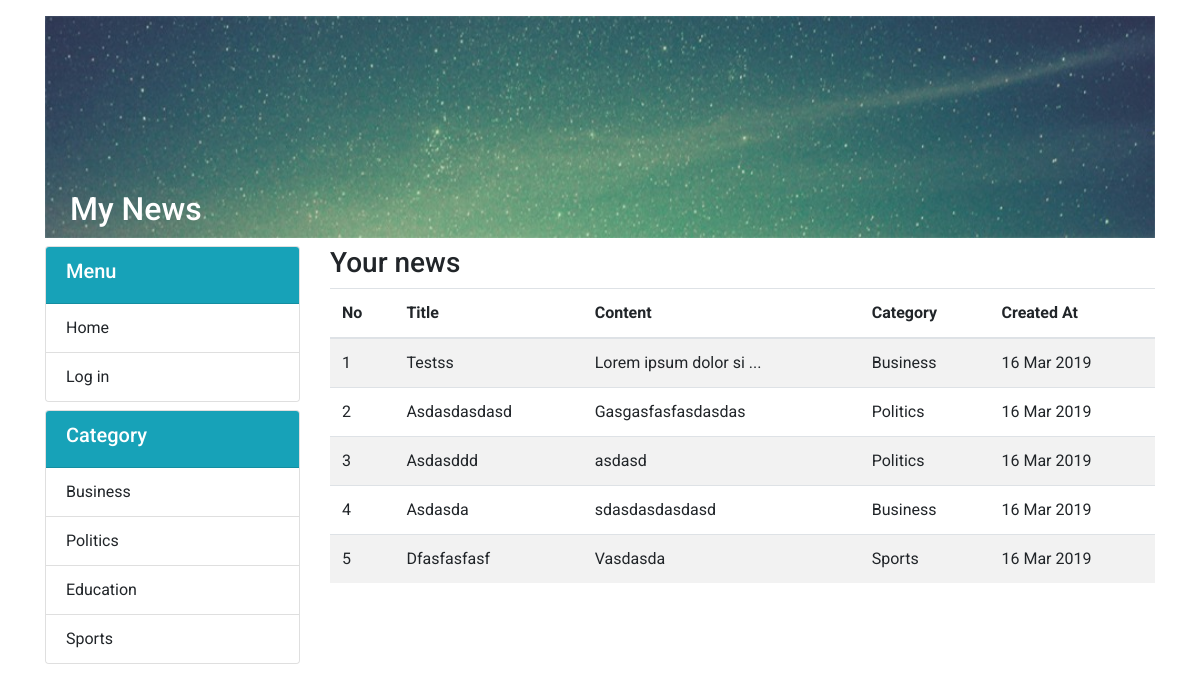
/pages/news/index.php, run on the app's committed database.
### tables this page shows
CREATE TABLE `categories` (
  `id` int(11) NOT NULL,
  `name` varchar(255) NOT NULL,
  `created_at` timestamp NOT NULL DEFAULT CURRENT_TIMESTAMP
);

CREATE TABLE `news` (
  `id` int(11) NOT NULL,
  `title` longtext NOT NULL,
  `content` longtext NOT NULL,
  `created_by` int(11) NOT NULL,
  `category_id` int(11) NOT NULL,
  `created_at` timestamp NOT NULL DEFAULT CURRENT_TIMESTAMP,
  `updated_at` timestamp NOT NULL DEFAULT CURRENT_TIMESTAMP ON UPDATE CURRENT_TIMESTAMP
);

### core/base.php (called while the page is built)
<?php
    $link = $_SERVER['HTTP_HOST'] .
    $_SERVER['REQUEST_URI'];
    $countSlash = substr_count($link, "/");
    $baseUrl = "./";
    if ($countSlash > 2)
    {
        for ($i = 2; $i < $countSlash; $i++)
        {
            $baseUrl .= "../";
        }
    }
?>

### core/auth/auth.php (called while the page is built, shortened)
<?php
	function logged_in() {
		if(isset($_SESSION['id'])) {
			return true;
		} else {
			return false;
		}
	}
?>

### core/categories.php (called while the page is built, shortened)
<?php
    function getAllCategories() {
        global $connect;
        $sql = "SELECT *  FROM categories";
        $query = $connect->query($sql);
        if ($query->num_rows > 0)
        {
            return $query;
        } else {
            return false;
        }
    }
?>

### core/news.php (called while the page is built, shortened)
<?php
	function getAllNewsByUser($id) {
		global $connect;
		$sql = "SELECT news.id, news.title, news.content, news.created_by, news.created_at, users.firstname, users.lastname, categories.name AS category_name FROM news JOIN users ON news.created_by = users.id JOIN categories ON news.category_id = categories.id";
		$query = $connect->query($sql);
		if ($query != false && $query->num_rows > 0)
		{
			return $query;
		} else {
			return false;
		}
	}
?>

### pages/news/index.php (the view, shortened to what this page needs)
<?php
	require '../../core/base.php';
	require $baseUrl.'core/config.php';
	require $baseUrl.'core/auth/auth.php';
	require $baseUrl.'core/news.php';
	require $baseUrl.'core/categories.php';
?>
<!DOCTYPE html>
<html>
<head>
	<?php require_once $baseUrl.'includes/assets.php'; ?>
</head>
<body>
	<div class="container pt-3 pb-3">
		<div class="row">
			<?php require_once $baseUrl.'includes/header.php'; ?>
			<?php require_once $baseUrl.'includes/sidebar.php'; ?>
			<div class="col-md-9 col-xs-12">
				<div class="row">
					<div class="col-md-12 pb-3">
						<h3>Your news</h3>
						<table class="table table-striped">
							<thead>
								<tr>
									<th>No</th>
									<th>Title</th>
									<th>Content</th>
									<th>Category</th>
									<th>Created At</th>
								</tr>
							</thead>
							<tbody>
								<?php
									$id = $_SESSION["id"];
									$result = getAllNewsByUser($id);
									$no = 0;
									if ($result != false)
									{
										while($row = $result->fetch_assoc())
										{
											$no++;
											$newsTitle = $row["title"];
											$newsContent = $row["content"];
											$newsCreated = $row["created_at"];
											$newsCategory = $row["category_name"];
								?>
									<tr>
										<td><?php echo $no; ?></td>
										<td><?php echo $newsTitle; ?></td>
										<td><?php echo strlen($newsContent) > 20 ? substr($newsContent,0,20)." ..." : $newsContent; ?></td>
										<td><?php echo $newsCategory; ?></td>
										<td><?php echo date("d M Y", strtotime($newsCreated)); ?></td>
									</tr>
								<?php
										}
									}
								?>
							</tbody>
						</table>
					</div>
				</div>
			</div>
		</div>
	</div>
</body>
</html>

### includes/sidebar.php (shortened to what this page needs)
<div class="col-md-3 col-xs-12">
	<div class="row">
		<div class="col-md-12 pb-2">
			<div class="card">
				<div class="card-header bg-info text-white">
					<h5>Menu</h3>
				</div>
				<ul class="list-group list-group-flush">
					<li class="list-group-item"><a href="<?php echo $baseUrl; ?>">Home</a></li>
					<?php
						if (logged_in() === FALSE)
						{
					?>
						<li class="list-group-item"><a href="<?php echo $baseUrl.'login.php'; ?>">Log in</a></li>
					<?php
						}
					?>
				</ul>
			</div>
		</div>
		<div class="col-md-12">
			<div class="card">
				<div class="card-header bg-info text-white">
					<h5>Category</h3>
				</div>
				<ul class="list-group list-group-flush">
				<?php
					$result = getAllCategories();
					if ($result != false)
					{
						while($row = $result->fetch_assoc())
						{
							$categoriesId = $row["id"];
							$categoriesName = $row["name"];
				?>
					<li class="list-group-item">
						<a href="./index.php?category=<?php echo $categoriesId; ?>">
							<?php echo $categoriesName; ?>
						</a>
					</li>
				<?php
						}
					}
				?>
				</ul>
			</div>
		</div>
	</div>
</div>

### assets/css/custom.css (style rules this page uses)
* { font-family: 'Roboto', sans-serif; }
a { text-decoration: none; color: inherit; }

### data on the page
categories: name "Business"
categories: name "Politics"
categories: name "Education"
categories: name "Sports"
news: title "Testss", content "Lorem ipsum dolor si", category.name "Business", created_at "16 Mar 2019"
news: title "Asdasdasdasd", content "Gasgasfasfasdasdas", category.name "Politics", created_at "16 Mar 2019"
news: title "Asdasddd", content "asdasd", category.name "Politics", created_at "16 Mar 2019"
news: title "Asdasda", content "sdasdasdasdasd", category.name "Business", created_at "16 Mar 2019"
news: title "Dfasfasfasf", content "Vasdasda", category.name "Sports", created_at "16 Mar 2019"
